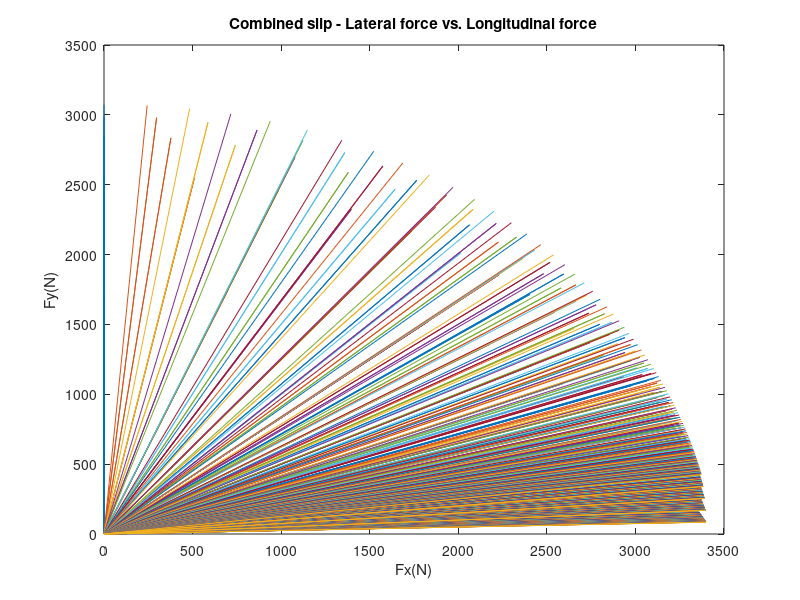

This chart was generated by the following MATLAB code:
% To plot the effect the effect of slip angle on Fx-Fy relationship
clear all;

% input data
Fz=4000; % normal load(N)
mu=0.85; %mu_p peak road-tire friction coefficient
lt=0.2; %contact patch length (m)
kt=3500000; %tire tangential stiffness per unit length(N/m^2)
ky=2500000; %tire lateral stiffness per unit length(N/m^2)

%compute Cx,Cy
Cx= lt^2*kt/2;
C_alpha= lt^2*ky/2;

for i=2:2:10
    alpha(i)=i*pi/180; % slip angle array from 2 to 10 degree
    
    for j=1:101
        Sb(j) =(j-1)*0.01; %slip ratio array from 0 to 1
        temp =((Cx*Sb(j))^2+(C_alpha*tan(alpha(i)))^2)^0.5;
        lc= mu*Fz*(1-Sb(j))*lt/(2*temp); % critical length
        
    if  lc>=lt
        Fx(i,j)= Cx*Sb(j)/(1-Sb(j)); 
        Fy(i,j)=(C_alpha*tan(alpha(i))/(1-Sb(j)));
    else
        Fx(i,j)= (mu*Fz*Cx*Sb(j)/temp)*(1-mu*Fz*(1-Sb(j))/(4*temp));
        Fy(i,j)= mu*Fz*C_alpha*tan(alpha(i))/temp*(1-mu*Fz*(1-Sb(j))/(4*temp));
    end
            

    end
plot(Fx,Fy);

title('Combined slip - Lateral force vs. Longitudinal force');
xlabel('Fx(N)');
ylabel('Fy(N)');
end


